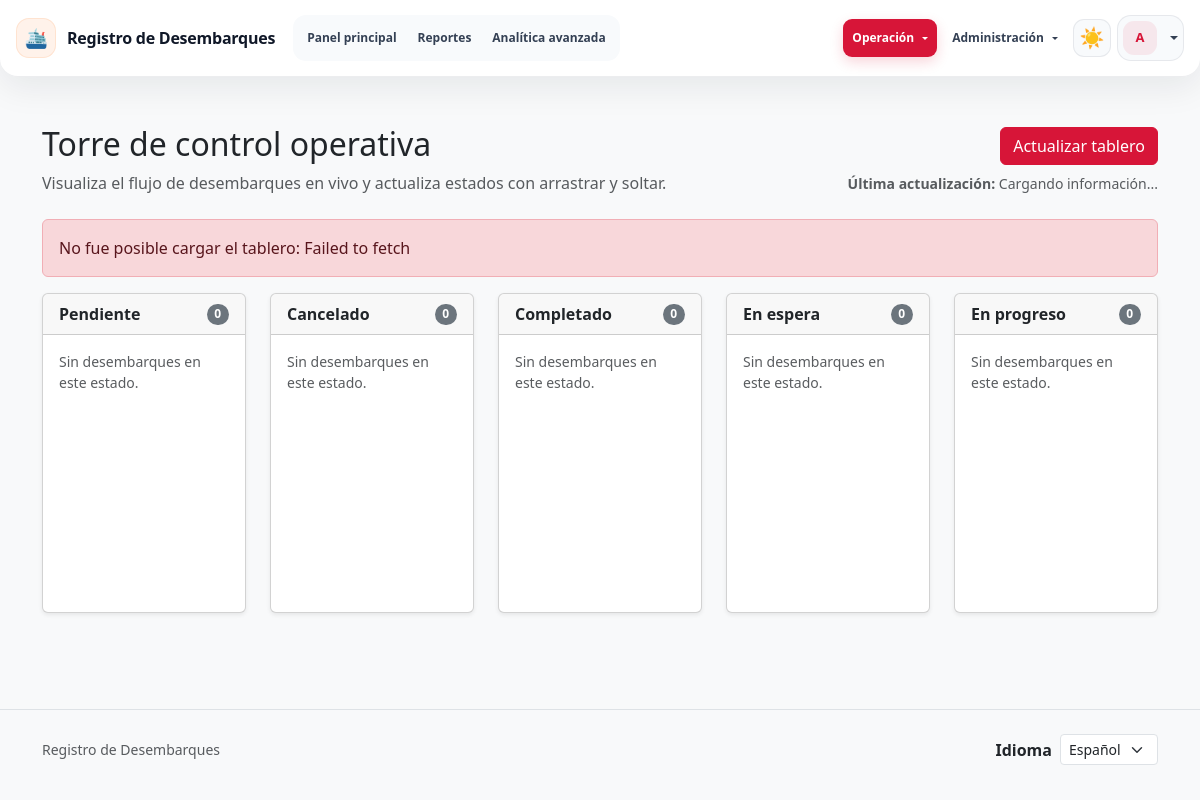
The page /public/control_tower.php (signed in) on the database its author committed.
### tables this page shows
CREATE TABLE IF NOT EXISTS desembarque_statuses (
    id INT UNSIGNED AUTO_INCREMENT PRIMARY KEY,
    slug VARCHAR(50) NOT NULL UNIQUE,
    name_es VARCHAR(100) NOT NULL,
    name_en VARCHAR(100) NOT NULL,
    is_active TINYINT(1) NOT NULL DEFAULT 1,
    is_default TINYINT(1) NOT NULL DEFAULT 0,
    created_at TIMESTAMP DEFAULT CURRENT_TIMESTAMP
);

### config/i18n.php (called while the page is built, shortened)
<?php
function normalizeLanguage(?string $language): string
{
    $language = strtolower((string) $language);
    return in_array($language, APP_SUPPORTED_LANGUAGES, true) ? $language : 'es';
}
function getAppLanguage(): string
{
    return normalizeLanguage($_SESSION['language'] ?? 'es');
}
function appTranslations(): array
{
    static $translations = null;
    return $translations;
}
function translate(string $key, array $replacements = [], ?string $language = null): string
{
    $language = $language !== null ? normalizeLanguage($language) : getAppLanguage();
    $translations = appTranslations();
    $value = $translations[$language][$key] ?? $translations['es'][$key] ?? $key;
    return $value;
}
function getClientTranslations(array $keys, ?string $language = null): array
{
    $language = $language !== null ? normalizeLanguage($language) : getAppLanguage();
    $translations = appTranslations();
    $result = [];
    foreach ($keys as $key) {
        $result[$key] = $translations[$language][$key] ?? $translations['es'][$key] ?? $key;
    }
    return $result;
}

### config/theme.php (called while the page is built, shortened)
<?php
function getUserThemePreference(?array $user): array
{
    $userId = isset($user['id']) ? (int) $user['id'] : 0;
    $cookieKey = $userId > 0 ? 'theme_preference_' . $userId : null;
    $theme = 'light';
    return [
        'theme' => $theme,
        'cookie_key' => $cookieKey,
    ];
}

### config/analytics.php (called while the page is built, shortened)
<?php
function getAnalyticsConfig(): array
{
    $windyApiKey = getenv('WINDY_API_KEY');
}

### public/control_tower.php (the view, shortened to what this page needs)
<?php
require_once __DIR__ . '/../config/i18n.php';
require_once __DIR__ . '/../config/theme.php';
require_once __DIR__ . '/../config/analytics.php';
$currentLanguage = getAppLanguage();
$user = $_SESSION['user'];
$themePreference = getUserThemePreference($user);
$currentTheme = $themePreference['theme'];
$analyticsConfig = getAnalyticsConfig();
$slaTargetHours = isset($analyticsConfig['sla']['target_hours']) ? (int) $analyticsConfig['sla']['target_hours'] : 72;
$slaWarningHours = isset($analyticsConfig['sla']['warning_hours']) ? (int) $analyticsConfig['sla']['warning_hours'] : max($slaTargetHours, 96);
$statuses = [];
try {
    $connection = getDatabaseConnection();
    $query = 'SELECT id, slug, name_es, name_en FROM desembarque_statuses WHERE is_active = 1 ORDER BY is_default DESC, name_es ASC, id ASC';
    $result = $connection->query($query);
    if ($result instanceof mysqli_result) {
        while ($row = $result->fetch_assoc()) {
            $statusId = isset($row['id']) ? (int) $row['id'] : 0;
            $statusNameEs = (string) ($row['name_es'] ?? '');
            $statusNameEn = (string) ($row['name_en'] ?? '');
            $statusSlug = (string) ($row['slug'] ?? '');
            $statusLabel = $currentLanguage === 'en' && $statusNameEn !== '' ? $statusNameEn : $statusNameEs;
            $statuses[] = [
                'id' => $statusId,
                'slug' => $statusSlug,
                'label' => $statusLabel,
            ];
        }
    }
} catch (Throwable $exception) {
    $statuses = [];
}
$pageHeading = translate('control_tower.title', [], $currentLanguage);
$pageSubtitle = translate('control_tower.subtitle', [], $currentLanguage);
$refreshLabel = translate('control_tower.refresh', [], $currentLanguage);
$lastRefreshedLabel = translate('control_tower.last_refreshed', [], $currentLanguage);
$emptyColumnLabel = translate('control_tower.column.empty', [], $currentLanguage);
?><!DOCTYPE html>
<html lang="<?= htmlspecialchars($currentLanguage, ENT_QUOTES, 'UTF-8') ?>">
    <head>
        <?php require __DIR__ . '/partials/styles.php'; ?>
    </head>
    <body class="<?= $currentTheme === 'dark' ? 'theme-dark' : '' ?>">
        <?php require __DIR__ . '/partials/nav.php'; ?>
        <div class="container py-5 control-tower-page">
            <div class="row justify-content-center">
                <div class="col-12">
                    <div class="d-flex flex-column flex-lg-row justify-content-between align-items-lg-center mb-4 gap-3">
                        <div>
                            <h1 class="h2 mb-2"><?= htmlspecialchars($pageHeading, ENT_QUOTES, 'UTF-8') ?></h1>
                            <p class="text-muted mb-0"><?= htmlspecialchars($pageSubtitle, ENT_QUOTES, 'UTF-8') ?></p>
                        </div>
                        <div class="d-flex flex-column align-items-lg-end gap-2">
                            <button type="button" class="btn btn-primary align-self-lg-end" data-control-tower-refresh>
                                <?= htmlspecialchars($refreshLabel, ENT_QUOTES, 'UTF-8') ?>
                            </button>
                            <div class="text-muted small">
                                <span class="fw-semibold"><?= htmlspecialchars($lastRefreshedLabel, ENT_QUOTES, 'UTF-8') ?></span>
                                <span data-control-tower-last-refreshed><?= htmlspecialchars(translate('reports.table.loading', [], $currentLanguage), ENT_QUOTES, 'UTF-8') ?></span>
                            </div>
                        </div>
                    </div>
                    <div id="controlTowerAlert" class="alert d-none" role="status"></div>
                    <div
                        class="row g-4 control-tower-board"
                        data-control-tower-board
                        data-empty-label="<?= htmlspecialchars($emptyColumnLabel, ENT_QUOTES, 'UTF-8') ?>"
                        data-sla-target-hours="<?= htmlspecialchars((string) $slaTargetHours, ENT_QUOTES, 'UTF-8') ?>"
                        data-sla-warning-hours="<?= htmlspecialchars((string) $slaWarningHours, ENT_QUOTES, 'UTF-8') ?>"
                    >
                        <?php if ($statuses === []): ?>
                            <div class="col-12">
                                <div class="alert alert-warning mb-0" role="alert">
                                    <?= htmlspecialchars(translate('reports.filters.status_error', ['error' => translate('common.error_title', [], $currentLanguage)], $currentLanguage), ENT_QUOTES, 'UTF-8') ?>
                                </div>
                            </div>
                        <?php else: ?>
                            <?php foreach ($statuses as $status): ?>
                                <div class="col-12 col-md-6 col-xl">
                                    <div class="card shadow-sm h-100 control-tower-column" data-status-column="<?= (int) $status['id'] ?>">
                                        <div class="card-header d-flex justify-content-between align-items-center">
                                            <span class="fw-semibold"><?= htmlspecialchars((string) $status['label'], ENT_QUOTES, 'UTF-8') ?></span>
                                            <span class="badge rounded-pill bg-secondary" data-status-count>0</span>
                                        </div>
                                        <div class="card-body">
                                            <div
                                                class="control-tower-dropzone"
                                                data-status-id="<?= (int) $status['id'] ?>"
                                                data-status-label="<?= htmlspecialchars((string) $status['label'], ENT_QUOTES, 'UTF-8') ?>"
                                            >
                                                <p class="text-muted small mb-0 control-tower-empty" data-empty-state><?= htmlspecialchars($emptyColumnLabel, ENT_QUOTES, 'UTF-8') ?></p>
                                            </div>
                                        </div>
                                    </div>
                                </div>
                            <?php endforeach; ?>
                        <?php endif; ?>
                    </div>
                </div>
            </div>
        </div>
        <?php require __DIR__ . '/partials/footer.php'; ?>
    </body>
</html>

### public/assets/css/styles.css (style rules this page uses)
:root { --bs-primary: #d71538; --bs-primary-rgb: 215, 21, 56; --bs-primary-text-emphasis: #7a0c20; --bs-primary-bg-subtle: #f9bfca; --bs-primary-border-subtle: #f491a3; --bs-link-color: #d71538; --bs-link-hover-color: #a9102c; --bs-link-color-rgb: 215, 21, 56; --bs-link-hover-color-rgb: 169, 16, 44; --bs-focus-ring-color: rgba(215, 21, 56, 0.25); --bs-nav-pills-link-active-color: #ffffff; --bs-nav-pills-link-active-bg: #d71538; --bs-pagination-active-color: #ffffff; --bs-pagination-active-bg: #d71538; --bs-pagination-active-border-color: #d71538; --bs-list-group-active-color: #ffffff; --bs-list-group-active-bg: #d71538; --bs-list-group-active-border-color: #d71538; }
body { background-color: #f8f9fa; color: #212529; font-family: 'Segoe UI', Tahoma, Geneva, Verdana, sans-serif; transition: background-color 0.2s ease-in-out, color 0.2s ease-in-out; }
.btn-primary { --bs-btn-color: #ffffff; --bs-btn-bg: #d71538; --bs-btn-border-color: #d71538; --bs-btn-hover-color: #ffffff; --bs-btn-hover-bg: #a9102c; --bs-btn-hover-border-color: #9f1029; --bs-btn-focus-shadow-rgb: 215, 21, 56; --bs-btn-active-color: #ffffff; --bs-btn-active-bg: #910e26; --bs-btn-active-border-color: #830d22; --bs-btn-disabled-bg: #d71538; --bs-btn-disabled-border-color: #d71538; --bs-btn-disabled-color: #ffffff; }
:root { --app-navbar-bg: rgba(255, 255, 255, 0.9); --app-navbar-border: rgba(12, 31, 53, 0.08); --app-navbar-shadow: 0 1.25rem 2.5rem -1.5rem rgba(12, 31, 53, 0.6); --app-navbar-text: #364152; --app-navbar-muted: #6c757d; --app-navbar-accent: #fc7c02; --app-navbar-accent-soft: rgba(252, 124, 2, 0.12); --app-navbar-surface: rgba(255, 255, 255, 0.9); --app-navbar-button-border: rgba(252, 124, 2, 0.28); --app-navbar-active-text: #ffffff; --app-navbar-toggler-border: rgba(54, 65, 82, 0.25); }
.control-tower-page .control-tower-board { position: relative; }
.control-tower-board .control-tower-column { min-height: 320px; }
.control-tower-dropzone { min-height: 140px; display: flex; flex-direction: column; gap: 1rem; transition: border-color 0.2s ease, background-color 0.2s ease; }

### public/assets/css/navbar-premium.css (style rules this page uses)
:root { --nav-premium-bg: rgba(255, 255, 255, 0.96); --nav-premium-border: rgba(18, 31, 53, 0.08); --nav-premium-text: #344054; --nav-premium-strong: #101828; --nav-premium-muted: #667085; --nav-premium-surface: #f8fafc; --nav-premium-hover: #f2f4f7; --nav-premium-brand: #d71538; --nav-premium-brand-soft: rgba(215, 21, 56, 0.08); --nav-premium-orange: #f97316; --nav-premium-orange-soft: rgba(249, 115, 22, 0.09); --nav-premium-shadow: 0 10px 34px rgba(16, 24, 40, 0.08); }

### rows shown on the page
desembarque_statuses: name_es "Pendiente"
desembarque_statuses: name_es "Cancelado"
desembarque_statuses: name_es "Completado"
desembarque_statuses: name_es "En espera"
desembarque_statuses: name_es "En progreso"

### other values the page prints
translate('app.name', [], $currentLanguageValue) "Registro de Desembarques"
$link['label'] "Panel principal"
$link['label'] "Reportes"
$link['label'] "Analítica avanzada"
$operationsLabel "Operación"
$adminLabel "Administración"
$profileInitialEscaped "A"
$pageHeading "Torre de control operativa"
$pageSubtitle "Visualiza el flujo de desembarques en vivo y actualiza estados con arrastrar y soltar."
$refreshLabel "Actualizar tablero"
$lastRefreshedLabel "Última actualización:"
translate('reports.table.loading', [], $currentLanguage) "Cargando información..."
translate('app.name', [], $language) "Registro de Desembarques"
$languageLabel "Idioma"
form field lang "Español"
